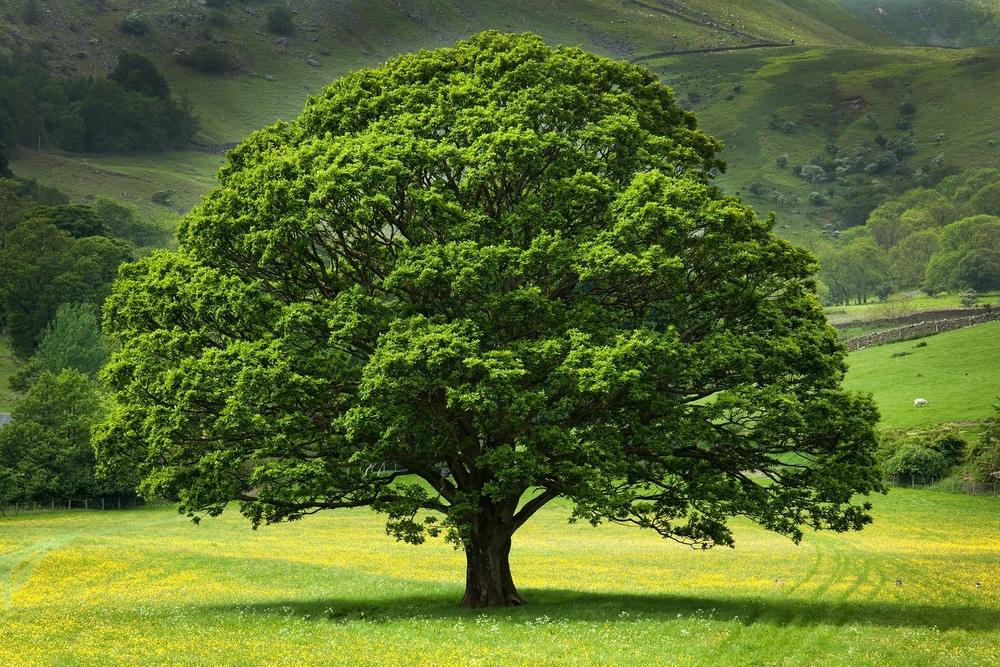
#> input picture Algorithms/GPU/histogram_equalization/CUDA_Python/input/trees_big.jpg, 1000 x 667 px, shrunk from 2048 x 1365 before the run
$ python equalization.py
#> lines starting #> are read from the running program, lines starting #| are printed output that depends on the picture
import numpy as np
import cv2
from numba import cuda
import math
import nvtx

# CUDA-specific: Shared memory size constant
HIST_BINS = 256

# ------------------------ CUDA Kernels ------------------------

# Histogram kernel using shared memory (CUDA-specific optimization)
# [64 lines left out: functions histogram_kernel, apply_equalization_kernel, histogram_equalized_kernel, not called in this run]


def main():
    # Load image
    image = cv2.imread("./input/trees_big.jpg", cv2.IMREAD_GRAYSCALE)
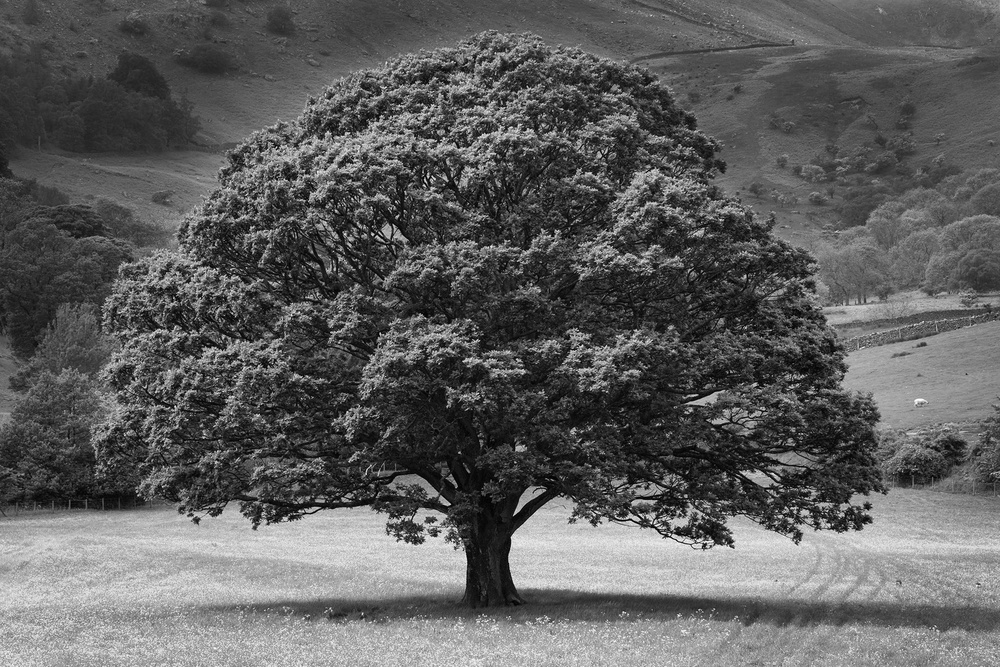
#> image: shape (667, 1000); min 0, max 255, mean 94.7
    if image is None:
        print("Failed to load ./input/trees_big.jpg")
        return -1

    rows, cols = image.shape
#> rows = 667; cols = 1000
    img_data = image.astype(np.uint8)

    # CUDA-specific: Define block and grid dimensions
    threads_per_block = (16, 16)  # 256 threads per block
    blocks_per_grid_x = (cols + threads_per_block[0] - 1) // threads_per_block[0]
#> blocks_per_grid_x = 63
    blocks_per_grid_y = (rows + threads_per_block[1] - 1) // threads_per_block[1]
#> blocks_per_grid_y = 42
    blocks_per_grid = (blocks_per_grid_x, blocks_per_grid_y)
#> blocks_per_grid = (63, 42)

    myMat1 = None

    for iter in range(15):

        with nvtx.annotate(f"iteration_{iter}"):

            arr = np.zeros(256, dtype=np.int32)
            arr2 = np.zeros(256, dtype=np.float32)
            arr3 = np.zeros(256, dtype=np.float32)
            h2 = np.zeros(256, dtype=np.int32)

            # ------------------------ histogram_original ------------------------
            with nvtx.annotate("histogram_original"):

                # CUDA-specific: Explicit device allocation with cuda.to_device
                d_img_data = cuda.to_device(img_data)
                d_arr = cuda.to_device(arr)

                # CUDA-specific: Kernel launch with [blocks, threads]
                histogram_kernel[blocks_per_grid, threads_per_block](d_img_data, d_arr, rows, cols)

                # CUDA-specific: Explicit synchronization
                cuda.synchronize()

                # CUDA-specific: Explicit copy back with copy_to_host()
                arr = d_arr.copy_to_host()

            # ------------------------ find_max_original_hist --------------------
            with nvtx.annotate("find_max_original_hist"):

                maxVal = 0
                for i in range(256):
                    if arr[i] > maxVal:
                        maxVal = arr[i]

            # ------------------------ pmf_compute -------------------------------
            with nvtx.annotate("pmf_compute"):

                total = float(rows * cols)
                for i in range(256):
                    arr2[i] = float(arr[i]) / total

            # ------------------------ cdf_compute -------------------------------
            with nvtx.annotate("cdf_compute"):

                arr3[0] = arr2[0]
                for i in range(1, 256):
                    arr3[i] = arr2[i] + arr3[i - 1]

            # ------------------------ apply_equalization -----------------------
            with nvtx.annotate("apply_equalization"):

                # CUDA-specific: Device array creation without host copy
                d_arr3 = cuda.to_device(arr3)
                d_out_data = cuda.device_array((rows, cols), dtype=np.uint8)

                apply_equalization_kernel[blocks_per_grid, threads_per_block](d_img_data, d_out_data, d_arr3, rows, cols)
                cuda.synchronize()

                out_data = d_out_data.copy_to_host()

                # CUDA-specific: Explicit memory cleanup
                del d_arr3

            # ------------------------ histogram_equalized -----------------------
            with nvtx.annotate("histogram_equalized"):

                d_out_data = cuda.to_device(out_data)
                d_h2 = cuda.to_device(h2)

                histogram_equalized_kernel[blocks_per_grid, threads_per_block](d_out_data, d_h2, rows, cols)
                cuda.synchronize()

                h2 = d_h2.copy_to_host()

                # CUDA-specific: Explicit memory cleanup
                del d_out_data
                del d_img_data
                del d_h2

            # ------------------------ find_max_equalized_hist -------------------
            with nvtx.annotate("find_max_equalized_hist"):

                maxH2 = 0
                for i in range(256):
                    if h2[i] > maxH2:
                        maxH2 = h2[i]

            myMat1 = out_data

    cv2.imwrite("./output/equalized_cuda_python.jpg", myMat1)
    print("Output saved to ./output/equalized_cuda_python.jpg")

    return 0


if __name__ == "__main__":
    main()
#> (the call stopped at in main, `with nvtx.annotate(f"iteration_{iter}"): `: nvtx is not available in this run)
